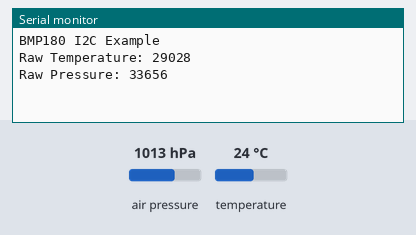
A sketch run on a simulated ESP32. On the bench: the last lines printed to the serial monitor. Wiring (inferred from the names in the program): BMP180 pressure sensor at I2C address 0x77. Inputs (shaded band) come from the test bench; at power-on: air pressure 1013 hPa, temperature 24 °C.

Above: at 1.2 s.
1.3 s: air pressure set to 952 hPa
At 2.6 s:
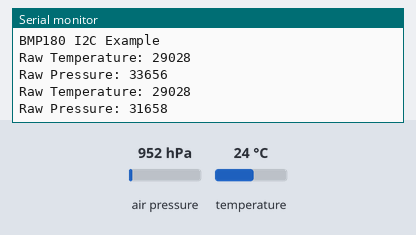
2.8 s: temperature set to 12 °C
At 4.2 s:
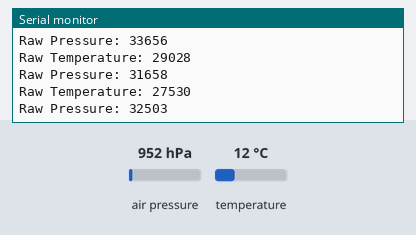
4.3 s: air pressure set to 975 hPa
At 7.1 s:
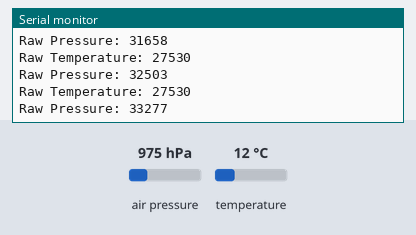
Timing chart, 0 to 8.6 s (numbered marks = the images above; inputs shaded):
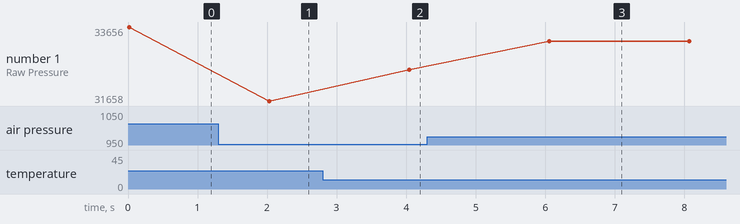

Measured:
- after the input at 1.3 s, the serial monitor: prints a new line after 0.73 s (image 1)
- after the input at 2.8 s, the serial monitor: prints a new line after 1.2 s (image 2)
- after the input at 4.3 s, the serial monitor: prints a new line after 1.8 s (image 3)
- plotted number 1: 33656 → 31658 after the input at 1.3 s, 31658 → 32503 after the input at 2.8 s, 32503 → 33277 after the input at 4.3 s

The sketch:

BMP180_Test_Code.ino
```cpp
#include <Wire.h>

#define BMP180_ADDRESS 0x77

#define BMP180_REG_CONTROL 0xF4
#define BMP180_REG_RESULT 0xF6

#define BMP180_COMMAND_TEMPERATURE 0x2E
#define BMP180_COMMAND_PRESSURE0 0x34

int16_t readRawTemperature() {
  Wire.beginTransmission(BMP180_ADDRESS);
  Wire.write(BMP180_REG_CONTROL);
  Wire.write(BMP180_COMMAND_TEMPERATURE);
  Wire.endTransmission();

  delay(5); // Wait for the measurement

  Wire.beginTransmission(BMP180_ADDRESS);
  Wire.write(BMP180_REG_RESULT);
  Wire.endTransmission();

  Wire.requestFrom(BMP180_ADDRESS, 2);
  int16_t raw = (Wire.read() << 8) | Wire.read();
  return raw;
}

int32_t readRawPressure() {
  Wire.beginTransmission(BMP180_ADDRESS);
  Wire.write(BMP180_REG_CONTROL);
  Wire.write(BMP180_COMMAND_PRESSURE0);
  Wire.endTransmission();

  delay(8); // Wait for the measurement

  Wire.beginTransmission(BMP180_ADDRESS);
  Wire.write(BMP180_REG_RESULT);
  Wire.endTransmission();

  Wire.requestFrom(BMP180_ADDRESS, 3);
  int32_t raw = ((Wire.read() << 16) | (Wire.read() << 8) | Wire.read()) >> (8 - 0);
  return raw;
}

void setup() {
  Wire.begin(42, 41);
  Serial.begin(115200);
  Serial.println("BMP180 I2C Example");
}

void loop() {
  int16_t rawTemperature = readRawTemperature();
  int32_t rawPressure = readRawPressure();

  Serial.print("Raw Temperature: ");
  Serial.println(rawTemperature);
  Serial.print("Raw Pressure: ");
  Serial.println(rawPressure);

  delay(2000);
}
```
